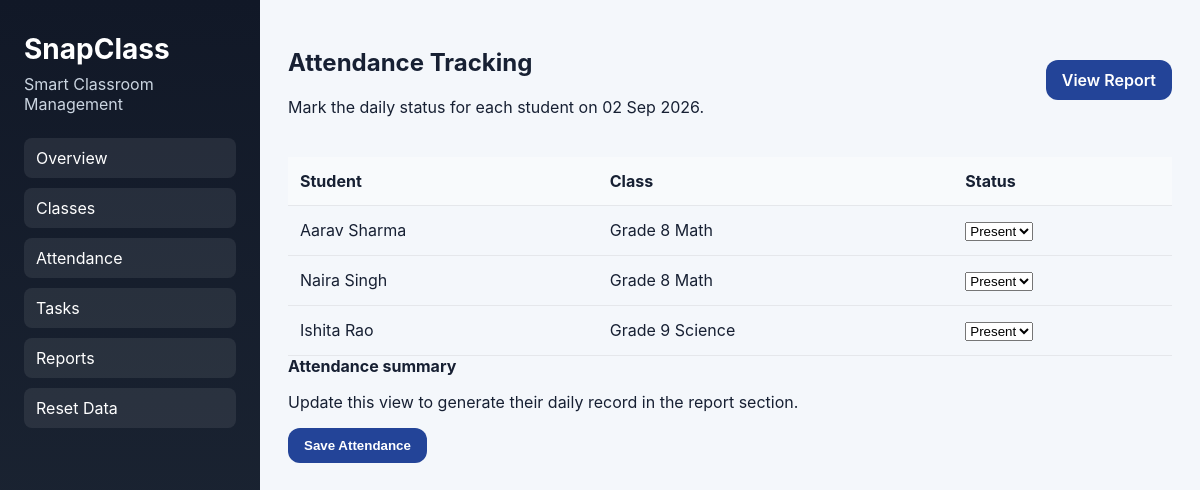
The app's page /attendance (signed in) with its own data.
### tables this page shows
CREATE TABLE students (
                id INTEGER PRIMARY KEY AUTOINCREMENT,
                name TEXT NOT NULL,
                email TEXT NOT NULL UNIQUE,
                class_name TEXT NOT NULL,
                advisor TEXT NOT NULL,
                created_at TEXT NOT NULL DEFAULT CURRENT_DATE
            );

### app.py (the view, shortened to what this page needs)
@app.route("/attendance", methods=["GET", "POST"])
def attendance():
    user = current_user()
    if not user or user["role"] != "admin":
        return redirect(url_for("login"))
    today = datetime.now().strftime("%Y-%m-%d")
    with get_connection() as connection:
        students = connection.execute("SELECT id, name, class_name FROM students ORDER BY id").fetchall()
    return render_template("attendance.html", students=students, today=datetime.now().strftime("%d %b %Y"))

### app.py (called while the page is built)
def get_connection() -> sqlite3.Connection:
    connection = sqlite3.connect(DB_PATH)
    connection.row_factory = sqlite3.Row
    return connection

def current_user() -> dict[str, Any] | None:
    user_id = session.get("user_id")
    if not user_id:
        return None
    with get_connection() as connection:
        record = connection.execute("SELECT id, name, email, role FROM users WHERE id = ?", (user_id,)).fetchone()
        if record is None:
            return None
        return dict(record)

### templates/attendance.html (shortened to what this page needs)
{% extends "base.html" %}
{% block content %}
<header class="topbar">
  <div>
    <h2>Attendance Tracking</h2>
    <p>Mark the daily status for each student on {{ today }}.</p>
  </div>
  <a class="btn-primary" href="{{ url_for('report') }}">View Report</a>
</header>
<form method="post" class="form-card">
  <div class="table-wrap">
    <table class="data-table">
      <thead>
        <tr>
          <th>Student</th>
          <th>Class</th>
          <th>Status</th>
        </tr>
      </thead>
      <tbody>
        {% for student in students %}
        <tr>
          <td>{{ student.name }}</td>
          <td>{{ student.class_name }}</td>
          <td>
            <select name="status_{{ student.id }}">
              <option value="Present">Present</option>
            </select>
          </td>
        </tr>
        {% endfor %}
      </tbody>
    </table>
  </div>
  <div class="summary-card">
    <strong>Attendance summary</strong>
    <p>Update this view to generate their daily record in the report section.</p>
    <button class="btn-primary" type="submit">Save Attendance</button>
  </div>
</form>
{% endblock %}

### static/style.css (style rules this page uses)
:root { color-scheme: light; font-family: Inter, Arial, sans-serif; --bg: #f4f7fb; --panel: #ffffff; --primary: #234498; --text: #172033; --muted: #6b7280; --border: #e5e7eb; }
* { box-sizing: border-box; }
body { margin: 0; background: var(--bg); color: var(--text); }
.topbar { display: flex; justify-content: space-between; align-items: center; margin-bottom: 24px; }
.btn-primary { display: inline-flex; align-items: center; justify-content: center; padding: 10px 16px; border: none; border-radius: 12px; color: white; background: var(--primary); cursor: pointer; text-decoration: none; font-weight: 600; }
.table-wrap { overflow-x: auto; }
.data-table { width: 100%; border-collapse: collapse; }
.data-table th, .data-table td { padding: 14px 12px; border-bottom: 1px solid var(--border); text-align: left; }
.data-table thead th { background: #f8fafc; font-weight: 700; }

### records on screen
students: name "Aarav Sharma", class_name "Grade 8 Math", id "Present"
students: name "Naira Singh", class_name "Grade 8 Math", id "Present"
students: name "Ishita Rao", class_name "Grade 9 Science", id "Present"
